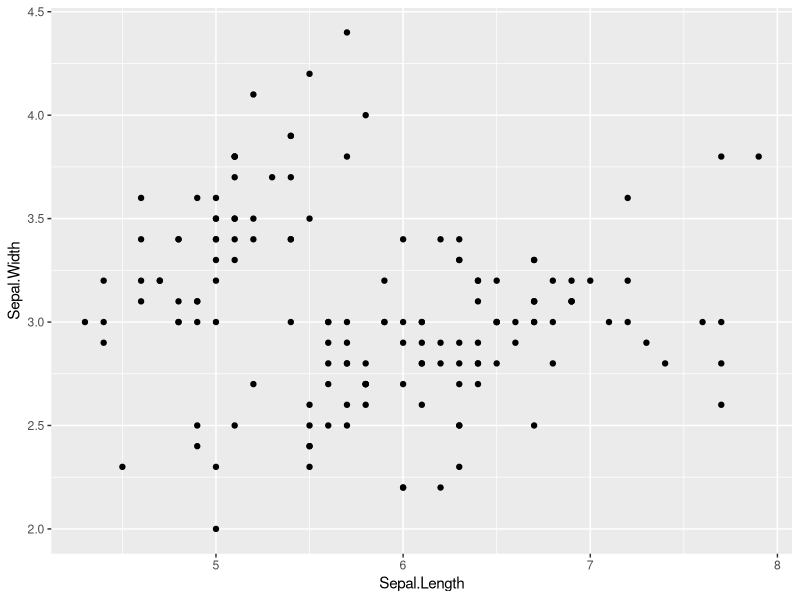
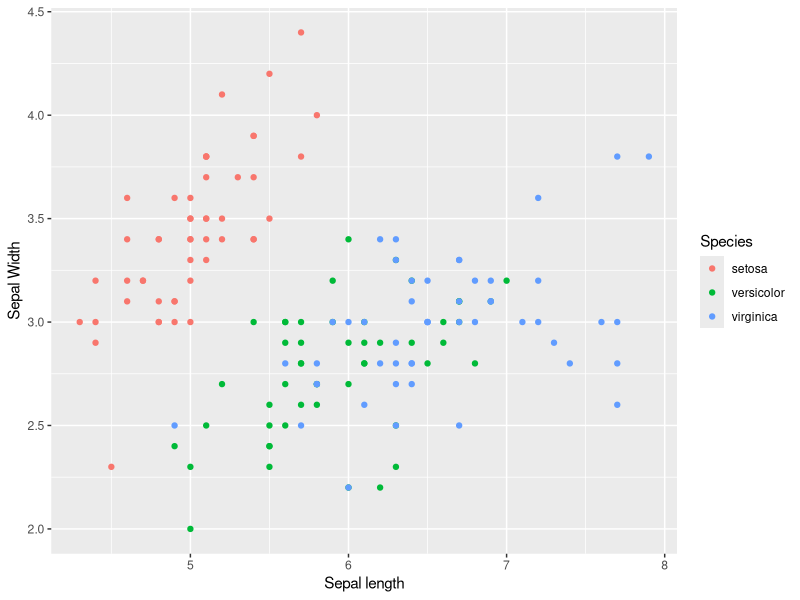
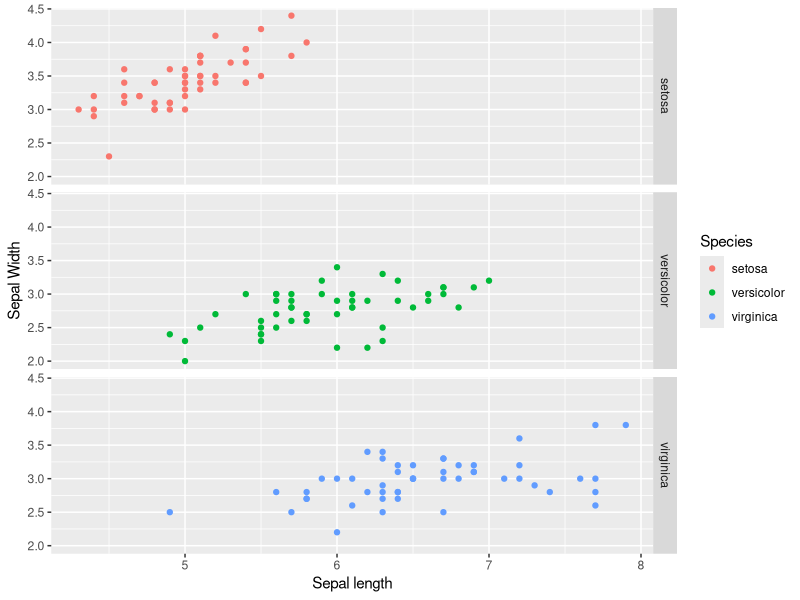
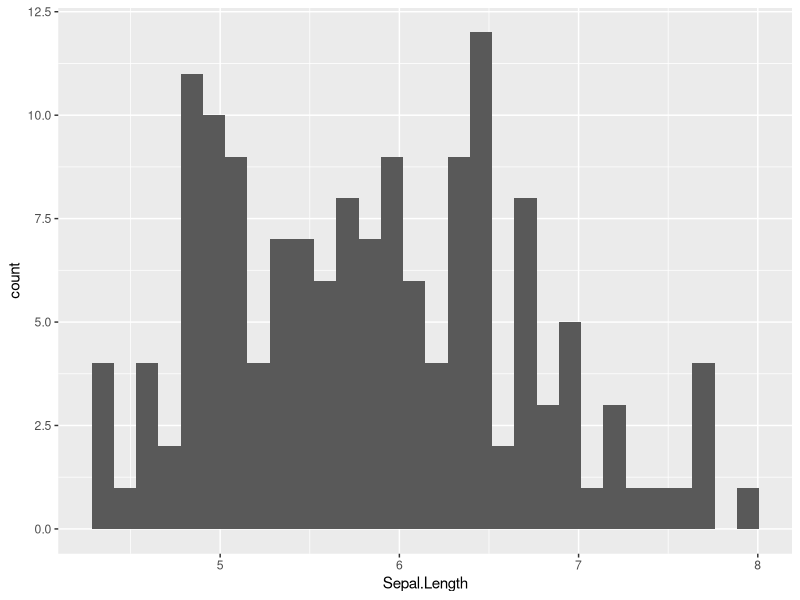
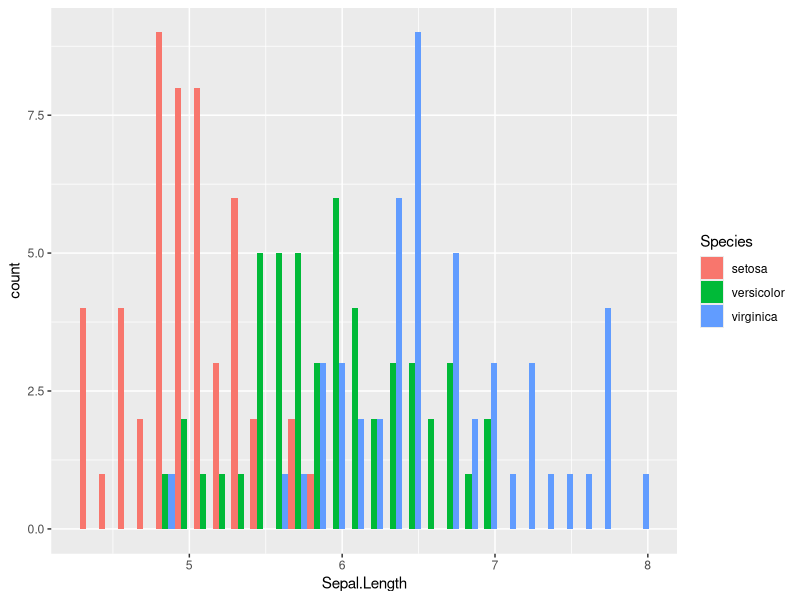
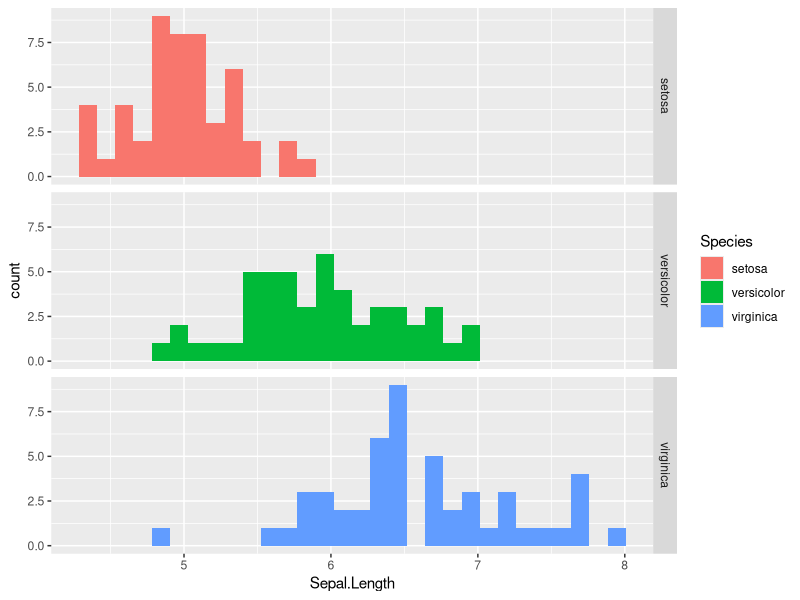
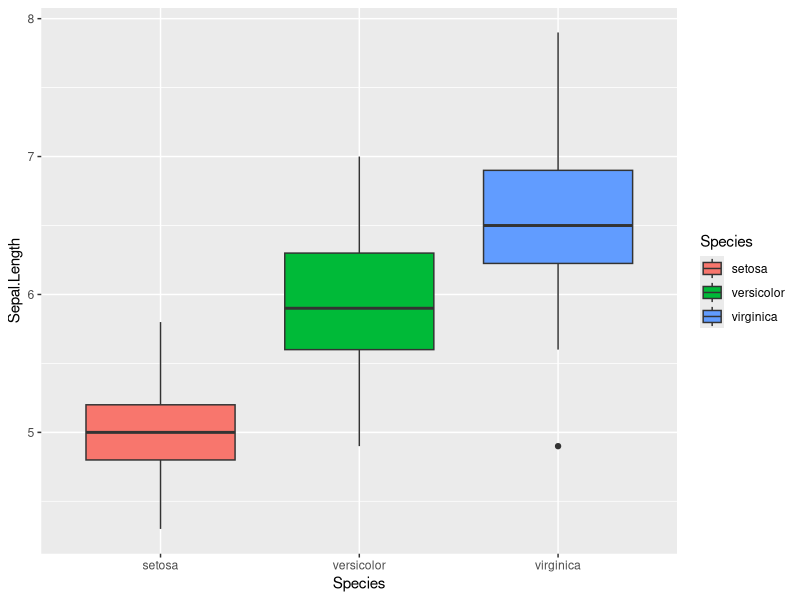
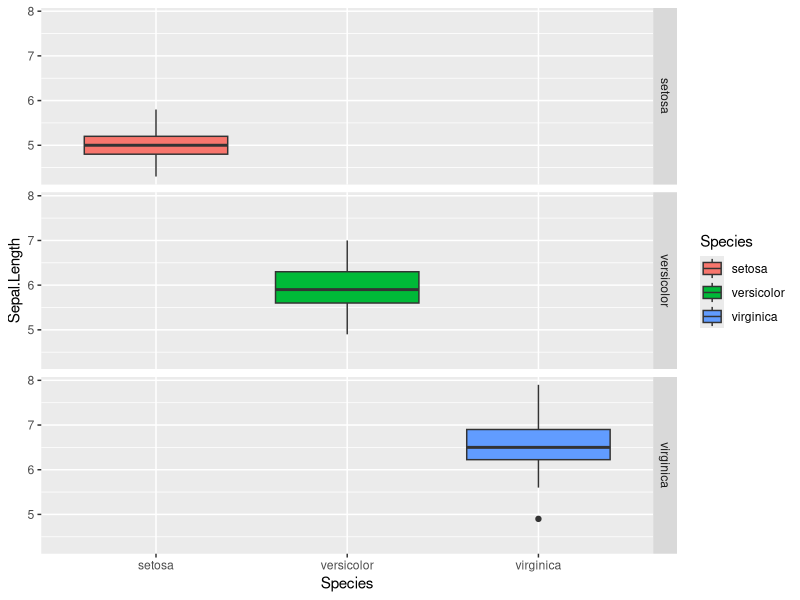

Generate these figures, in order, with R:
setwd("C:\\Users\\Jyothi\\Desktop\\Jigsaw\\R\\Class Datasets")
library(ggplot2)

data("iris")
str(iris)
#A simple scatter plot
p<-ggplot(iris,aes(x=Sepal.Length,y=Sepal.Width))
p+geom_point()

#To get scatter plot of 2 numeric variables
p<-ggplot(iris,aes(x=Sepal.Length,y=Sepal.Width, colour=Species))
p+geom_point()+xlab("Sepal length")+ylab("Sepal Width")
p+geom_point()+xlab("Sepal length")+ylab("Sepal Width")+facet_grid(Species~.)

#To get histogram of one numeric variable
p<-ggplot(iris,aes(x=Sepal.Length))
p+geom_histogram()
p+geom_histogram(aes(fill=Species),position="dodge")
p+geom_histogram(aes(fill=Species,position="dodge"),aplha=0.3)+facet_grid(Species~.)               

#To do boxplot with one numeric & multiple factor variables
p<-ggplot(iris,aes(y=Sepal.Length,x=Species,fill=Species))
p+geom_boxplot()
p+geom_boxplot()+facet_grid(Species~.) # works well if we have one more variable to compare

#To get density plots
options(scipen=999)
p<-ggplot(iris,aes(x=Sepal.Length))
p+geom_density()
p+geom_density(aes(fill=Species,colour=Species),alpha=0.4)

#Heatmaps using double density parameter
p<-ggplot(iris,aes(x=Sepal.Length,y=Sepal.Width))
p+geom_bin2d()